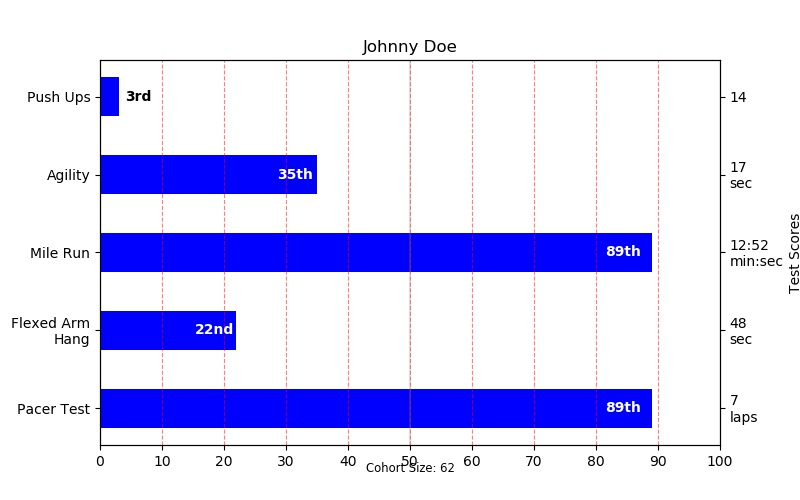

This chart was generated by the following Python code:
import numpy as np
import matplotlib.pyplot as plt
from matplotlib.ticker import MaxNLocator
#ticker模块用于设定刻度的位置和格式
#maxnlocator，找出ticks的最大个数
#
from collections import namedtuple
#namedtple创建一个和tuple类似的对象，而且对象可访问

#namedtple创建一个和tuple类似的对象，而且对象可访问
Student = namedtuple('Student', ['name', 'grade', 'gender'])


Score = namedtuple('Score', ['score', 'percentile'])

# GLOBAL CONSTANTS
testNames = ['Pacer Test', 'Flexed Arm\nHang', 'Mile Run', 'Agility',
             'Push Ups']
testMeta = dict(zip(testNames, ['laps', 'sec', 'min:sec', 'sec', '']))
#zip()函数，将两组sequence进行一一对应的封装
#见图中左右对应的测试项目和测试成绩对应的单位

def attach_ordinal(num):#给名次加上英文后缀
    """helper function to add ordinal string to integers

    1 -> 1st
    56 -> 56th
    """
    #ordinal序数的，排序的

    suffixes = dict((str(i), v) for i, v in#这里是for的多变量循环
                    enumerate(['th', 'st', 'nd', 'rd', 'th',
                               'th', 'th', 'th', 'th', 'th']))
    #print(suffixes),将会输出
    #{'0': 'th', '1': 'st', '2': 'nd', '3': 'rd', 
    #'4': 'th', '5': 'th', '6': 'th', '7': 'th',
    # '8': 'th', '9': 'th'}，这是一个末尾数字和相应的字母对应的字典
    #0 1 2 3 4 5 6 7 8 9，分别是enumerate（）函数自己产生的index数字
    #str（i）函数，把数字1-0，也转换成为string。再封装成为dictionary

    

    #给排名添加上后缀

    v = str(num)#将正儿八经的排名数字转换为str
    # special case early teens
    if v in {'11', '12', '13'}:
        return v + 'th'#英语语法，teens的年龄，11-13，加th
    return v + suffixes[v[-1]]#此时的v是一个str，从后面引用v的最后一个字符，得到末尾数字


def format_score(scr, test):#添加成绩标签，laps or seconds，或者没有标签

    #scr为返回的成绩数字，test为成绩的类型

    """
    Build up the score labels for the right Y-axis by first
    appending a carriage return to each string and then tacking on
    the appropriate meta information (i.e., 'laps' vs 'seconds'). We
    want the labels centered on the ticks, so if there is no meta
    info (like for pushups) then don't add the carriage return to
    the string
    """
    md = testMeta[test]
    #print(testMeta)
    #testMeta长这个样子，{'Pacer Test': 'laps', 'Flexed Arm Hang': 'sec',
    # 'Mile Run': 'min:sec', 'Agility': 'sec', 'Push Ups': ''}，一个字典

    if md:
        return '{0}\n{1}'.format(scr, md)#md就是分数score的单位
    else:
        return scr#score没有单位的时候，就直接返回其值

def format_ycursor(y):#提供y参数，y是测试项目的数量，返回相应的测试项目名称
    y = int(y)
    if y < 0 or y >= len(testNames):
        return ''
    else:
        return testNames[y]


def plot_student_results(student, scores, cohort_size):
    #对最终结果进行绘图
    #  create the figure
    fig, ax1 = plt.subplots(figsize=(8, 5))#设置图片大小,ax1只有一张子图

    pos = np.arange(len(testNames))#由testName的容量大小，设定pos的位置
    #pos用于精确放置标签位置

    rects = ax1.barh(pos, [scores[k].percentile for k in testNames],
                     align='center',
                     height=0.5, color='b',
                     tick_label=testNames)
    #[scores[k].percentile for k in testNames]是数据来源

    ax1.set_title(student.name)#学生的名字，再后面会传入参数

    ax1.set_xlim([0, 100])#设定x轴的最大值
    ax1.xaxis.set_major_locator(MaxNLocator(11))#MaxNLocator设定ticks的最大个数
    
    ax1.xaxis.grid(True, linestyle='--', which='major',
                   color='r', alpha=.5)#图片网格的相关设置，gridline
    # Plot a solid vertical gridline to highlight the median position

    ax1.axvline(50, color='grey', alpha=0.25)
    # set X-axis tick marks at the deciles
    cohort_label = ax1.text(.5, -.07, 'Cohort Size: {0}'.format(cohort_size),
                            horizontalalignment='center', size='small',
                            transform=ax1.transAxes)



    # Set the right-hand Y-axis ticks and labels
    ax2 = ax1.twinx()#Create a twin Axes sharing the xaxis，建立第二个坐标轴

    scoreLabels = [format_score(scores[k].score, k) for k in testNames]
    #调用前面的format_score()函数，生成成绩标签，k是成绩项目的名字，

    # set the tick locations
    ax2.set_yticks(pos)#pos是位置
    # make sure that the limits are set equally on both yaxis so the
    # ticks line up
    ax2.set_ylim(ax1.get_ylim())
    #get_ylim()自动返回y轴的界限所在，as the tuple (bottom, top).



    # set the tick labels
    ax2.set_yticklabels(scoreLabels)#116行处，scorelabels是已经生成的成绩标签，现在将其放上图片

    ax2.set_ylabel('Test Scores')

    ax2.set_xlabel(('Percentile Ranking Across '
                    '{grade} Grade {gender}s').format(
                        grade=attach_ordinal(student.grade),
                        gender=student.gender.title()))

    rect_labels = []
    # Lastly, write in the ranking inside each bar to aid in interpretation
    for rect in rects:
        # Rectangle widths are already integer-valued but are floating
        # type, so it helps to remove the trailing decimal point and 0 by
        # converting width to int type
        width = int(rect.get_width())

        rankStr = attach_ordinal(width)
        # The bars aren't wide enough to print the ranking inside
        if (width < 5):
            # Shift the text to the right side of the right edge
            xloc = width + 1
            # Black against white background
            clr = 'black'
            align = 'left'
        else:
            # Shift the text to the left side of the right edge
            xloc = 0.98*width
            # White on magenta
            clr = 'white'
            align = 'right'

        # Center the text vertically in the bar
        yloc = rect.get_y() + rect.get_height()/2.0
        label = ax1.text(xloc, yloc, rankStr, horizontalalignment=align,
                         verticalalignment='center', color=clr, weight='bold',
                         clip_on=True)
        rect_labels.append(label)

    # make the interactive mouse over give the bar title
    ax2.fmt_ydata = format_ycursor
    # return all of the artists created
    return {'fig': fig,
            'ax': ax1,
            'ax_right': ax2,
            'bars': rects,
            'perc_labels': rect_labels,
            'cohort_label': cohort_label}

student = Student('Johnny Doe', 2, 'boy')#对前面的namedtuple进行初始化
scores = dict(zip(testNames,(Score(v, p) 
    for v, p in zip(['7', '48', '12:52', '17', '14'],#这个是成绩，绝对成绩
        np.round(np.random.uniform(0, 1,len(testNames))*100, 0)))))
cohort_size = 62  # The number of other 2nd grade boys
#总参加测试人数

arts = plot_student_results(student, scores, cohort_size)#调用绘图函数
#student是一个用tuple初始化好的tuple


plt.savefig("barchart2.jpg")
plt.show()